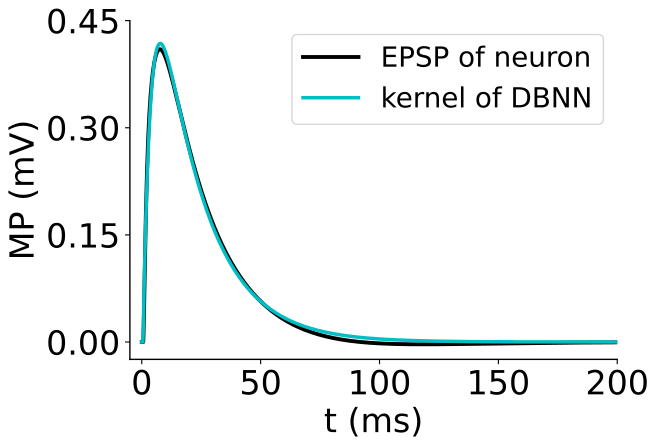

Write the Python code that produced this figure.
import csv
import os
from itertools import zip_longest
from pathlib import Path

import matplotlib

matplotlib.use("Agg")

import matplotlib.pyplot as plt
import numpy as np
import torch


SCRIPT_DIR = Path(__file__).resolve().parent
ROOT = SCRIPT_DIR.parents[2]
DATA_DIR = ROOT / "nc_final_data" / "Figure4" / "Figure4_b1"
SOURCE_DIR = ROOT / "nc_final_source_data" / "Figure4" / "Figure4_b1"




def write_columns(path, columns, arrays):
    values = [np.asarray(value) for value in arrays]
    if any(value.ndim != 1 for value in values) or len(columns) != len(values):
        raise ValueError("Unexpected source data shape")
    values = [value.astype(np.float64) if value.dtype == np.float32 else value for value in values]
    path.parent.mkdir(parents=True, exist_ok=True)
    temporary = path.with_name(f".{path.name}.{os.getpid()}.tmp")
    try:
        with temporary.open("w", encoding="utf-8", newline="") as stream:
            writer = csv.writer(stream)
            writer.writerow(columns)
            writer.writerows(zip_longest(*values, fillvalue=""))
        os.replace(temporary, path)
    finally:
        if temporary.exists():
            temporary.unlink()


_SOURCE_COLUMNS = {}


_SOURCE_COLUMNS = {}


def collect_source(path, value, allow_pickle=False):
    name = Path(path).stem
    name = {"neuron_psp": "NEURON", "dbnn_kernel": "DBNN"}.get(name, name)
    _SOURCE_COLUMNS[name] = np.asarray(value)


def draw_figure():
    response = np.load(DATA_DIR / "EPSP2.npy", allow_pickle=False).astype(np.float64)
    response -= response[0]
    state = torch.load(DATA_DIR / "dbnn_checkpoint.pt", map_location="cpu", weights_only=True)["model_state"]
    time_ms = np.arange(response.size, dtype=np.float64) * 0.1
    lag = np.maximum(time_ms - 0.5, 0.0)
    kernel = float(state["omega"][7]) * (-np.expm1(-lag / float(state["tau_rise"][7]))) * np.exp(-lag / float(state["tau_decay"][7]))
    SOURCE_DIR.mkdir(parents=True, exist_ok=True)
    for name, value in (("time_ms.npy", time_ms), ("neuron_psp.npy", response), ("dbnn_kernel.npy", kernel)):
        collect_source(SOURCE_DIR / name, value, allow_pickle=False)
    with plt.rc_context({"font.size": 16, "axes.linewidth": 1.0, "pdf.fonttype": 42}):
        fig, ax = plt.subplots(figsize=(6.5, 4.4), constrained_layout=True)
        ax.plot(time_ms, response, color="black", linewidth=2.8, label="EPSP of neuron")
        ax.plot(time_ms, kernel, color="#00bfc4", linewidth=2.5, label="kernel of DBNN")
        ax.set_xlim(-5, time_ms[-1])
        ax.set_xlabel("t (ms)", fontsize=24)
        ax.set_ylabel("MP (mV)", fontsize=24)
        ax.tick_params(axis="both", labelsize=24)
        ax.set_yticks([0, 0.15, 0.30, 0.45])
        if np.isclose(time_ms[-1], 200):
            ax.set_xticks([0, 50, 100, 150, 200])
        ax.spines[["top", "right"]].set_visible(False)
        ax.legend(loc="upper right", fontsize=20)
        fig.savefig(SCRIPT_DIR / "Figure4_b1.pdf", dpi=250, bbox_inches="tight", pad_inches=0.08)
        plt.close(fig)


def main():
    _SOURCE_COLUMNS.clear()
    draw_figure()
    write_columns(SOURCE_DIR / f"{SCRIPT_DIR.name}.csv", tuple(_SOURCE_COLUMNS), tuple(_SOURCE_COLUMNS.values()))


if __name__ == "__main__":
    main()
